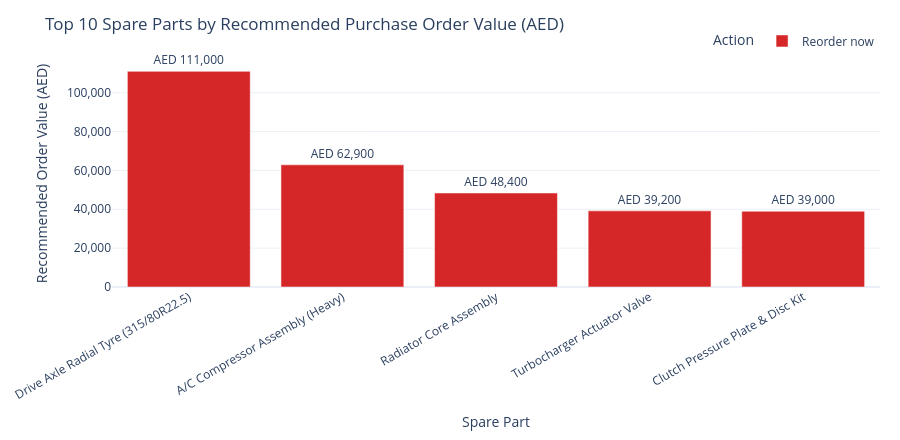

Notebook code for this chart:
### Markdown cell above
#### **Urgent Purchase Requisition (PR) Escalations & Delayed Work Orders**

### Code cell
# 1. Filter & display Urgent Purchase Requisition (PR) escalations
urgent_prs = plan_df[plan_df["urgent_pr_escalation"]].copy()
pr_cols = [
    "part_number",
    "part_name",
    "hub_location",
    "supplier",
    "criticality",
    "net_available_stock",
    "reorder_point_qty",
    "recommended_order_qty",
    "recommended_order_value_aed",
    "delayed_wo_count",
    "total_wo_downtime_hrs",
    "stockout_risk_score",
]

total_urgent_val = urgent_prs["recommended_order_value_aed"].sum()
total_delayed_wos = int(plan_df["delayed_wo_count"].sum())
total_downtime_hrs = plan_df["total_wo_downtime_hrs"].sum()

print(
    f"Urgent PR Escalations: {len(urgent_prs)} parts | "
    f"Urgent PO Value: AED {total_urgent_val:,.2f} | "
    f"Delayed WOs: {total_delayed_wos} | "
    f"Downtime: {total_downtime_hrs:,.1f} hrs"
)
display(urgent_prs[pr_cols])

# 2. Summary of parts with active delayed vehicle work orders
delayed_parts = plan_df[plan_df["delayed_wo_count"] > 0].sort_values(
    ["total_wo_downtime_hrs", "delayed_wo_count"], ascending=[False, False]
)
print("\n== Spare Parts Driving Delayed Vehicle Work Orders ==")
display(
    delayed_parts[
        [
            "part_number",
            "part_name",
            "vehicle_type",
            "hub_location",
            "usable_on_hand_qty",
            "safety_stock_qty",
            "delayed_wo_count",
            "total_wo_delay_days",
            "total_wo_downtime_hrs",
            "recommended_action",
        ]
    ]
)

# 3. Top 5 Spare Parts by Recommended Purchase Order Value (AED)
top_orders = (
    plan_df[plan_df["recommended_order_value_aed"] > 0]
    .sort_values("recommended_order_value_aed", ascending=False)
    .head(5)
    .copy()
)
top_orders["order_val_label"] = top_orders["recommended_order_value_aed"].map(
    lambda x: f"AED {x:,.0f}"
)

fig = px.bar(
    top_orders,
    x="part_name",
    y="recommended_order_value_aed",
    color="recommended_action",
    text="order_val_label",
    hover_data={
        "part_number": True,
        "hub_location": True,
        "recommended_order_qty": True,
        "urgent_pr_escalation": True,
        "recommended_order_value_aed": ":,.2f",
    },
    color_discrete_map={
        "Reorder now": "#d62728",
        "Monitor closely": "#ff7f0e",
        "Excess stock": "#1f77b4",
        "Healthy": "#2ca02c",
        "Review master data": "#7f7f7f",
    },
    title="Top 10 Spare Parts by Recommended Purchase Order Value (AED)",
    labels={
        "recommended_order_value_aed": "Recommended Order Value (AED)",
        "part_name": "Spare Part",
        "recommended_action": "Action",
    },
)

fig.update_traces(textposition="outside", cliponaxis=False)
fig.update_layout(
    height=440,
    template="plotly_white",
    xaxis_tickangle=-30,
    yaxis_tickformat=",.0f",
    margin=dict(l=20, r=20, t=60, b=90),
    legend=dict(orientation="h", yanchor="bottom", y=1.02, xanchor="right", x=1),
)
fig.show()

### Figure 1 — Plotly figure (JSON) as saved in the notebook; plotly's stock layout.template omitted (floating-point values rounded to 4 significant figures)
{"data": [{"cliponaxis": false, "customdata": [["PRT-018", "Mussafah Hub", 75, true], ["PRT-009", "Jebel Ali Hub", 34, true], ["PRT-010", "Mussafah Hub", 22, true], ["PRT-025", "Jebel Ali Hub", 16, true], ["PRT-021", "Mussafah Hub", 20, true]], "hovertemplate": "Action=Reorder now<br>Spare Part=%{x}<br>Recommended Order Value (AED)=%{y:,.2f}<br>order_val_label=%{text}<br>part_number=%{customdata[0]}<br>hub_location=%{customdata[1]}<br>recommended_order_qty=%{customdata[2]}<br>urgent_pr_escalation=%{customdata[3]}<extra></extra>", "legendgroup": "Reorder now", "marker": {"color": "#d62728", "pattern": {"shape": ""}}, "name": "Reorder now", "orientation": "v", "showlegend": true, "text": ["AED 111,000", "AED 62,900", "AED 48,400", "AED 39,200", "AED 39,000"], "textposition": "outside", "type": "bar", "x": ["Drive Axle Radial Tyre (315/80R22.5)", "A/C Compressor Assembly (Heavy)", "Radiator Core Assembly", "Turbocharger Actuator Valve", "Clutch Pressure Plate & Disc Kit"], "xaxis": "x", "y": [111000.0, 62900.0, 48400.0, 39200.0, 39000.0], "yaxis": "y"}], "layout": {"barmode": "relative", "height": 440, "legend": {"orientation": "h", "title": {"text": "Action"}, "tracegroupgap": 0, "x": 1, "xanchor": "right", "y": 1.02, "yanchor": "bottom"}, "margin": {"b": 90, "l": 20, "r": 20, "t": 60}, "title": {"text": "Top 10 Spare Parts by Recommended Purchase Order Value (AED)"}, "xaxis": {"anchor": "y", "domain": [0, 1], "tickangle": -30, "title": {"text": "Spare Part"}}, "yaxis": {"anchor": "x", "domain": [0, 1], "tickformat": ",.0f", "title": {"text": "Recommended Order Value (AED)"}}}}
